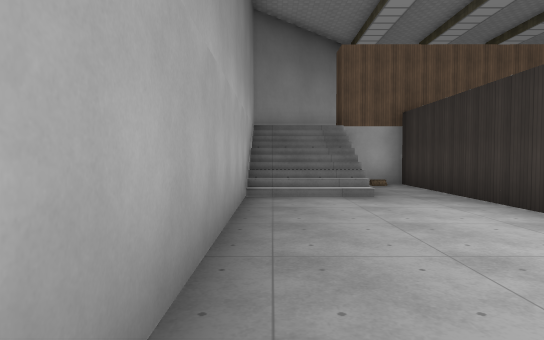
[1] (above)

15 first-person views from a walk through a level from a Godot 3-D game. The camera is 1.4 m above the floor, tilts 2° down and sees 75° across. The floor is counted in squares, 2 m on a side. Each view is taken from the middle of a square. On the plan, view 1 faces up. The plan holds only what a view shows up to about 11 squares ahead; the rest is blank. Characters and animated objects are not drawn. Surface patterns are stand-ins for the level's own textures.

[2]
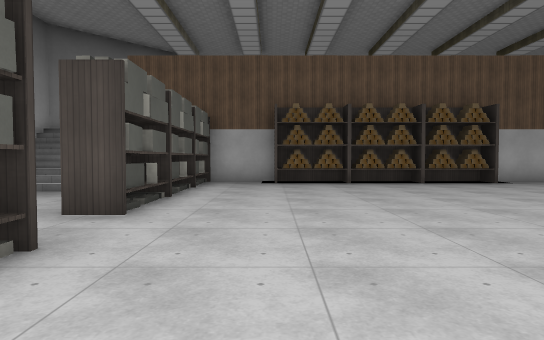

[3]
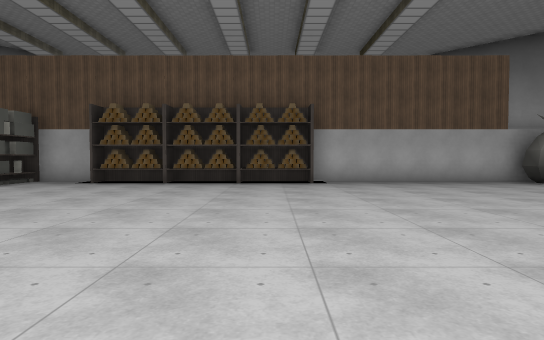

[4]
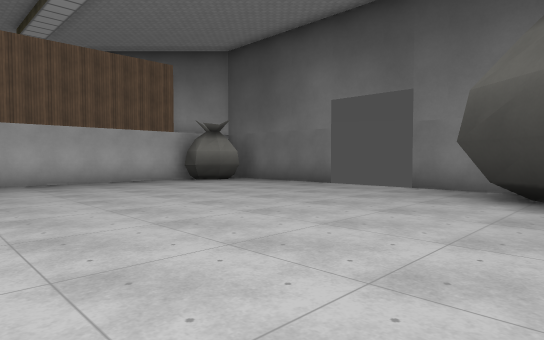

[5]
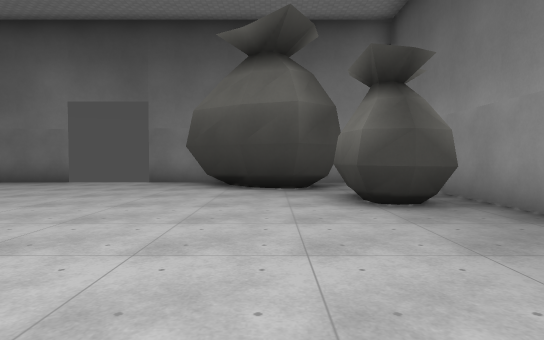

[6]
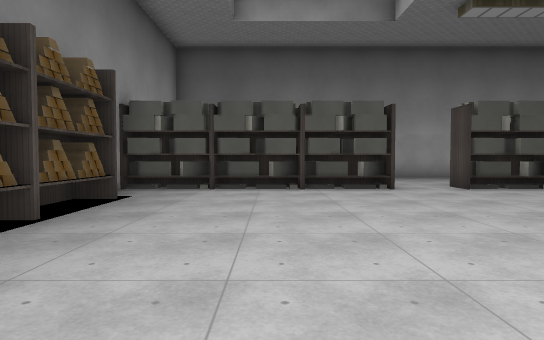

[7]
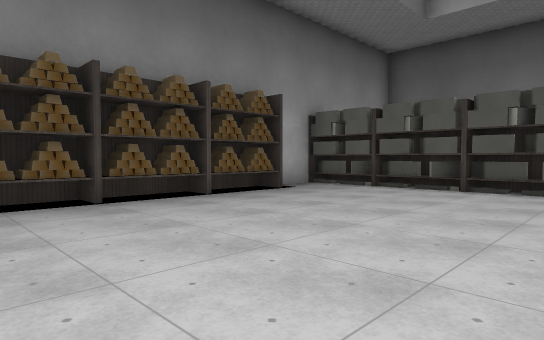

[8]
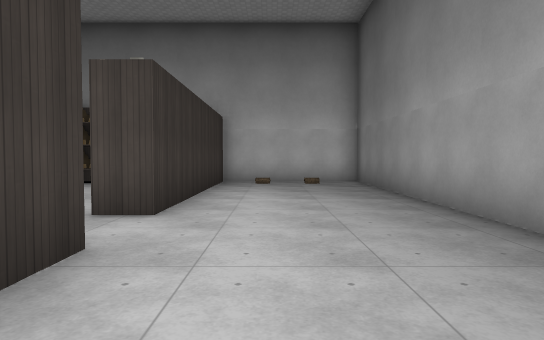

[9]
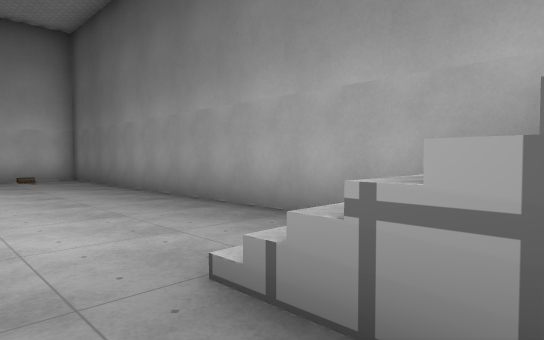

[10]
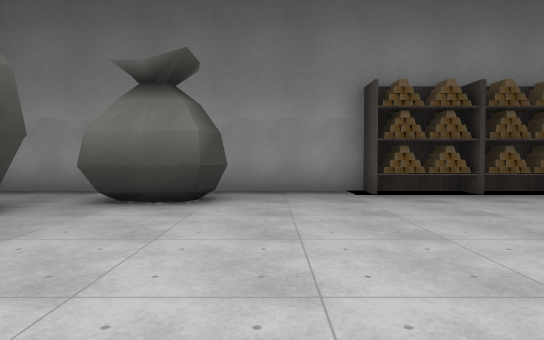

[11]
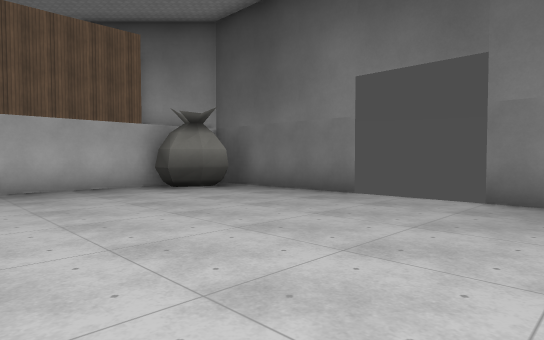

[12]
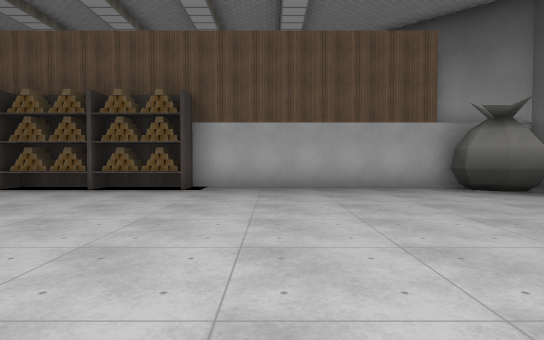

[13]
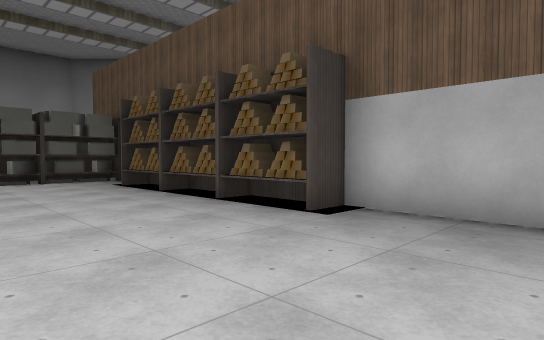

[14]
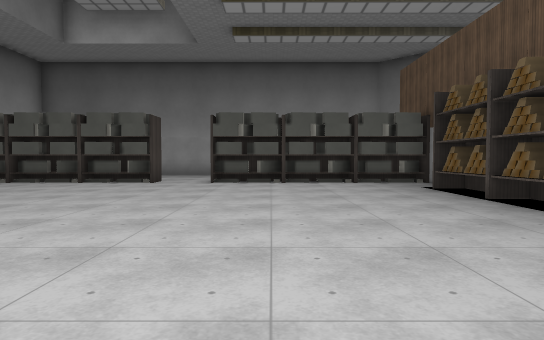

[15]
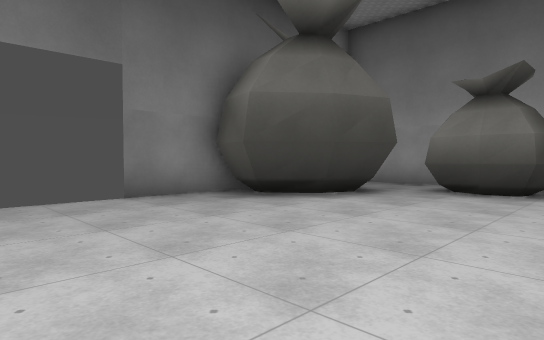

### Floor plan
Key: @ floor where view 1 was taken; # wall or solid block; . main floor; : floor 3 m higher than the main floor; / step, stairs or slope; S shelf.
Columns run from 1 left of view 1 to 20 right of it. Each row starts with its distance up from view 1.
 11   #
 10 ##:S### S S SS#######
  9 #////S.S#S#S##.....###
  8 #///.S..............##
  7 #///.#...............#
  6 #....S...............#
  5 #....#...............#
  4 #....S................
  3 #.....................
  2 #....................#
  1 #....S..............##
  0 #@...#.............###
 -1 #....S.............#
 -2 #....#.............#
 -3 #....S..........###..#
 -4 #.##.S.##S#S#S.......#
 -5 ########      ########

Where each view was taken, in squares from view 1:
view 1: 0 up, 0 right, facing up
view 2: 1 down, 6 right, facing up
view 3: 1 down, 11 right, facing up
view 4: 1 down, 12 right, facing up-right
view 5: 1 down, 10 right, facing right
view 6: 1 down, 12 right, facing left
view 7: 2 up, 12 right, facing down-left
view 8: 6 up, 2 right, facing down
view 9: 8 up, 3 right, facing down-left
view 10: 3 up, 14 right, facing down
view 11: 1 up, 14 right, facing up-right
view 12: 1 up, 14 right, facing up
view 13: 5 up, 15 right, facing up-left
view 14: 5 up, 14 right, facing left
view 15: 5 up, 14 right, facing down-right
